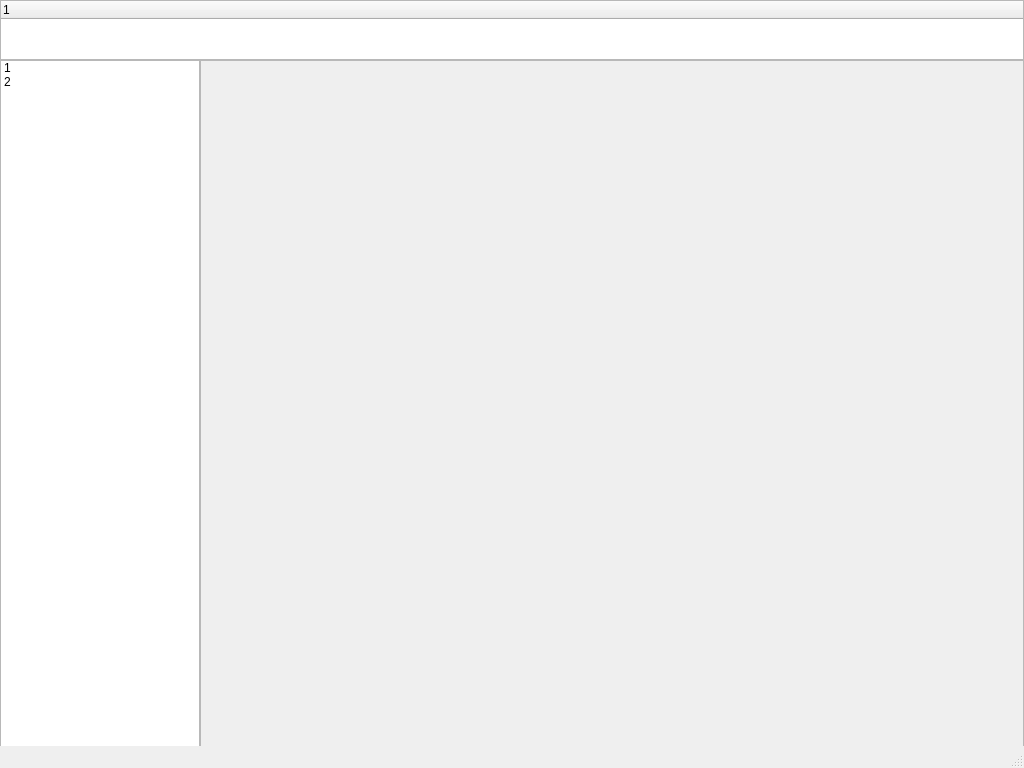
<?xml version="1.0" encoding="UTF-8"?>
<ui version="4.0">
 <class>MainWindow</class>
 <widget class="QMainWindow" name="MainWindow">
  <property name="enabled">
   <bool>true</bool>
  </property>
  <property name="geometry">
   <rect>
    <x>0</x>
    <y>0</y>
    <width>1024</width>
    <height>768</height>
   </rect>
  </property>
  <property name="minimumSize">
   <size>
    <width>1024</width>
    <height>768</height>
   </size>
  </property>
  <property name="maximumSize">
   <size>
    <width>1920</width>
    <height>1080</height>
   </size>
  </property>
  <property name="windowTitle">
   <string>note</string>
  </property>
  <widget class="QWidget" name="centralwidget">
   <widget class="QListWidget" name="listWidget">
    <property name="geometry">
     <rect>
      <x>0</x>
      <y>60</y>
      <width>200</width>
      <height>708</height>
     </rect>
    </property>
    <item>
     <property name="text">
      <string>1</string>
     </property>
    </item>
    <item>
     <property name="text">
      <string>2</string>
     </property>
    </item>
   </widget>
   <widget class="QTreeWidget" name="treeWidget">
    <property name="geometry">
     <rect>
      <x>0</x>
      <y>0</y>
      <width>1024</width>
      <height>60</height>
     </rect>
    </property>
    <column>
     <property name="text">
      <string notr="true">1</string>
     </property>
    </column>
   </widget>
   <widget class="QFrame" name="frame">
    <property name="enabled">
     <bool>false</bool>
    </property>
    <property name="geometry">
     <rect>
      <x>200</x>
      <y>60</y>
      <width>824</width>
      <height>708</height>
     </rect>
    </property>
    <property name="frameShape">
     <enum>QFrame::StyledPanel</enum>
    </property>
    <property name="frameShadow">
     <enum>QFrame::Raised</enum>
    </property>
   </widget>
  </widget>
  <widget class="QMenuBar" name="menubar">
   <property name="geometry">
    <rect>
     <x>0</x>
     <y>0</y>
     <width>1024</width>
     <height>21</height>
    </rect>
   </property>
  </widget>
  <widget class="QStatusBar" name="statusbar"/>
 </widget>
 <resources/>
 <connections/>
</ui>
